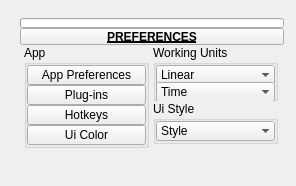
<?xml version="1.0" encoding="UTF-8"?>
<ui version="4.0">
 <class>QtUi</class>
 <widget class="QMainWindow" name="QtUi">
  <property name="enabled">
   <bool>true</bool>
  </property>
  <property name="geometry">
   <rect>
    <x>0</x>
    <y>0</y>
    <width>296</width>
    <height>186</height>
   </rect>
  </property>
  <property name="minimumSize">
   <size>
    <width>120</width>
    <height>0</height>
   </size>
  </property>
  <property name="maximumSize">
   <size>
    <width>999</width>
    <height>999</height>
   </size>
  </property>
  <property name="windowTitle">
   <string>Toolkit</string>
  </property>
  <property name="tabShape">
   <enum>QTabWidget::Triangular</enum>
  </property>
  <property name="dockNestingEnabled">
   <bool>true</bool>
  </property>
  <property name="dockOptions">
   <set>QMainWindow::AllowNestedDocks|QMainWindow::AllowTabbedDocks|QMainWindow::AnimatedDocks|QMainWindow::ForceTabbedDocks</set>
  </property>
  <widget class="QWidget" name="mainWindow">
   <widget class="QWidget" name="layoutWidget_2">
    <property name="geometry">
     <rect>
      <x>20</x>
      <y>18</y>
      <width>264</width>
      <height>156</height>
     </rect>
    </property>
    <layout class="QGridLayout" name="gridLayout">
     <property name="spacing">
      <number>0</number>
     </property>
     <item row="1" column="1" colspan="2">
      <widget class="TkPushButton_Draggable" name="draggable_header">
       <property name="minimumSize">
        <size>
         <width>19</width>
         <height>17</height>
        </size>
       </property>
       <property name="maximumSize">
        <size>
         <width>999</width>
         <height>17</height>
        </size>
       </property>
       <property name="font">
        <font>
         <weight>75</weight>
         <bold>true</bold>
         <underline>true</underline>
        </font>
       </property>
       <property name="text">
        <string>PREFERENCES</string>
       </property>
       <property name="checkable">
        <bool>true</bool>
       </property>
      </widget>
     </item>
     <item row="0" column="1" colspan="2">
      <widget class="TkProgressBar" name="progressBar">
       <property name="sizePolicy">
        <sizepolicy hsizetype="Ignored" vsizetype="Fixed">
         <horstretch>0</horstretch>
         <verstretch>0</verstretch>
        </sizepolicy>
       </property>
       <property name="minimumSize">
        <size>
         <width>0</width>
         <height>10</height>
        </size>
       </property>
       <property name="maximumSize">
        <size>
         <width>16777215</width>
         <height>10</height>
        </size>
       </property>
       <property name="value">
        <number>0</number>
       </property>
       <property name="textVisible">
        <bool>false</bool>
       </property>
      </widget>
     </item>
     <item row="2" column="1" colspan="2">
      <layout class="QHBoxLayout" name="horizontalLayout">
       <item>
        <layout class="QVBoxLayout" name="verticalLayout">
         <property name="spacing">
          <number>0</number>
         </property>
         <item>
          <widget class="QGroupBox" name="groupBox_3">
           <property name="minimumSize">
            <size>
             <width>125</width>
             <height>0</height>
            </size>
           </property>
           <property name="maximumSize">
            <size>
             <width>125</width>
             <height>999</height>
            </size>
           </property>
           <property name="title">
            <string>App</string>
           </property>
           <layout class="QVBoxLayout" name="verticalLayout_3">
            <property name="spacing">
             <number>0</number>
            </property>
            <property name="leftMargin">
             <number>0</number>
            </property>
            <property name="topMargin">
             <number>0</number>
            </property>
            <property name="rightMargin">
             <number>0</number>
            </property>
            <property name="bottomMargin">
             <number>0</number>
            </property>
            <item>
             <widget class="QPushButton" name="b010">
              <property name="minimumSize">
               <size>
                <width>0</width>
                <height>20</height>
               </size>
              </property>
              <property name="maximumSize">
               <size>
                <width>999</width>
                <height>20</height>
               </size>
              </property>
              <property name="text">
               <string>App Preferences</string>
              </property>
             </widget>
            </item>
            <item>
             <widget class="QPushButton" name="b009">
              <property name="minimumSize">
               <size>
                <width>0</width>
                <height>20</height>
               </size>
              </property>
              <property name="maximumSize">
               <size>
                <width>999</width>
                <height>20</height>
               </size>
              </property>
              <property name="text">
               <string>Plug-ins</string>
              </property>
             </widget>
            </item>
            <item>
             <widget class="QPushButton" name="b008">
              <property name="minimumSize">
               <size>
                <width>0</width>
                <height>20</height>
               </size>
              </property>
              <property name="maximumSize">
               <size>
                <width>999</width>
                <height>20</height>
               </size>
              </property>
              <property name="toolTip">
               <string>Platonic solids</string>
              </property>
              <property name="text">
               <string>Hotkeys</string>
              </property>
             </widget>
            </item>
            <item>
             <widget class="QPushButton" name="b001">
              <property name="minimumSize">
               <size>
                <width>0</width>
                <height>20</height>
               </size>
              </property>
              <property name="maximumSize">
               <size>
                <width>999</width>
                <height>20</height>
               </size>
              </property>
              <property name="toolTip">
               <string>Open color settings editor</string>
              </property>
              <property name="text">
               <string>Ui Color</string>
              </property>
             </widget>
            </item>
           </layout>
          </widget>
         </item>
         <item>
          <spacer name="verticalSpacer_2">
           <property name="orientation">
            <enum>Qt::Vertical</enum>
           </property>
           <property name="sizeHint" stdset="0">
            <size>
             <width>20</width>
             <height>40</height>
            </size>
           </property>
          </spacer>
         </item>
        </layout>
       </item>
       <item>
        <layout class="QVBoxLayout" name="verticalLayout_2">
         <property name="spacing">
          <number>0</number>
         </property>
         <item>
          <widget class="QGroupBox" name="groupBox_5">
           <property name="minimumSize">
            <size>
             <width>125</width>
             <height>56</height>
            </size>
           </property>
           <property name="maximumSize">
            <size>
             <width>125</width>
             <height>999</height>
            </size>
           </property>
           <property name="title">
            <string>Working Units</string>
           </property>
           <layout class="QVBoxLayout" name="verticalLayout_4">
            <property name="spacing">
             <number>0</number>
            </property>
            <property name="leftMargin">
             <number>0</number>
            </property>
            <property name="topMargin">
             <number>0</number>
            </property>
            <property name="rightMargin">
             <number>0</number>
            </property>
            <property name="bottomMargin">
             <number>0</number>
            </property>
            <item>
             <widget class="TkComboBox" name="cmb001">
              <property name="minimumSize">
               <size>
                <width>0</width>
                <height>20</height>
               </size>
              </property>
              <property name="maximumSize">
               <size>
                <width>999</width>
                <height>20</height>
               </size>
              </property>
              <property name="toolTip">
               <string>Set working units: Linear</string>
              </property>
              <property name="maxCount">
               <number>999</number>
              </property>
              <property name="sizeAdjustPolicy">
               <enum>QComboBox::AdjustToContents</enum>
              </property>
              <property name="frame">
               <bool>false</bool>
              </property>
              <item>
               <property name="text">
                <string>Linear</string>
               </property>
              </item>
             </widget>
            </item>
            <item>
             <widget class="TkComboBox" name="cmb002">
              <property name="minimumSize">
               <size>
                <width>0</width>
                <height>20</height>
               </size>
              </property>
              <property name="maximumSize">
               <size>
                <width>999</width>
                <height>20</height>
               </size>
              </property>
              <property name="toolTip">
               <string>Set working units: Time</string>
              </property>
              <property name="maxCount">
               <number>999</number>
              </property>
              <property name="sizeAdjustPolicy">
               <enum>QComboBox::AdjustToContents</enum>
              </property>
              <property name="frame">
               <bool>false</bool>
              </property>
              <item>
               <property name="text">
                <string>Time</string>
               </property>
              </item>
             </widget>
            </item>
           </layout>
          </widget>
         </item>
         <item>
          <widget class="QGroupBox" name="groupBox">
           <property name="minimumSize">
            <size>
             <width>125</width>
             <height>0</height>
            </size>
           </property>
           <property name="maximumSize">
            <size>
             <width>125</width>
             <height>999</height>
            </size>
           </property>
           <property name="title">
            <string>Ui Style</string>
           </property>
           <layout class="QVBoxLayout" name="verticalLayout_5">
            <property name="spacing">
             <number>0</number>
            </property>
            <property name="leftMargin">
             <number>0</number>
            </property>
            <property name="topMargin">
             <number>0</number>
            </property>
            <property name="rightMargin">
             <number>0</number>
            </property>
            <property name="bottomMargin">
             <number>0</number>
            </property>
            <item>
             <widget class="TkComboBox" name="cmb000">
              <property name="minimumSize">
               <size>
                <width>0</width>
                <height>20</height>
               </size>
              </property>
              <property name="maximumSize">
               <size>
                <width>999</width>
                <height>20</height>
               </size>
              </property>
              <property name="toolTip">
               <string>Select shorcut menu set type.</string>
              </property>
              <property name="maxVisibleItems">
               <number>50</number>
              </property>
              <property name="sizeAdjustPolicy">
               <enum>QComboBox::AdjustToContentsOnFirstShow</enum>
              </property>
              <property name="frame">
               <bool>false</bool>
              </property>
              <item>
               <property name="text">
                <string>Style</string>
               </property>
              </item>
             </widget>
            </item>
           </layout>
          </widget>
         </item>
         <item>
          <spacer name="verticalSpacer">
           <property name="orientation">
            <enum>Qt::Vertical</enum>
           </property>
           <property name="sizeHint" stdset="0">
            <size>
             <width>20</width>
             <height>40</height>
            </size>
           </property>
          </spacer>
         </item>
        </layout>
       </item>
      </layout>
     </item>
    </layout>
   </widget>
  </widget>
 </widget>
 <customwidgets>
  <customwidget>
   <class>TkPushButton_Draggable</class>
   <extends>QPushButton</extends>
   <header>widgets.tkpushbuttondraggable.h</header>
  </customwidget>
  <customwidget>
   <class>TkProgressBar</class>
   <extends>QProgressBar</extends>
   <header>widgets.tkprogressbar.h</header>
  </customwidget>
  <customwidget>
   <class>TkComboBox</class>
   <extends>QComboBox</extends>
   <header>widgets.tkcombobox.h</header>
  </customwidget>
 </customwidgets>
 <resources/>
 <connections/>
 <designerdata>
  <property name="gridDeltaX">
   <number>5</number>
  </property>
  <property name="gridDeltaY">
   <number>5</number>
  </property>
  <property name="gridSnapX">
   <bool>true</bool>
  </property>
  <property name="gridSnapY">
   <bool>true</bool>
  </property>
  <property name="gridVisible">
   <bool>true</bool>
  </property>
 </designerdata>
</ui>
